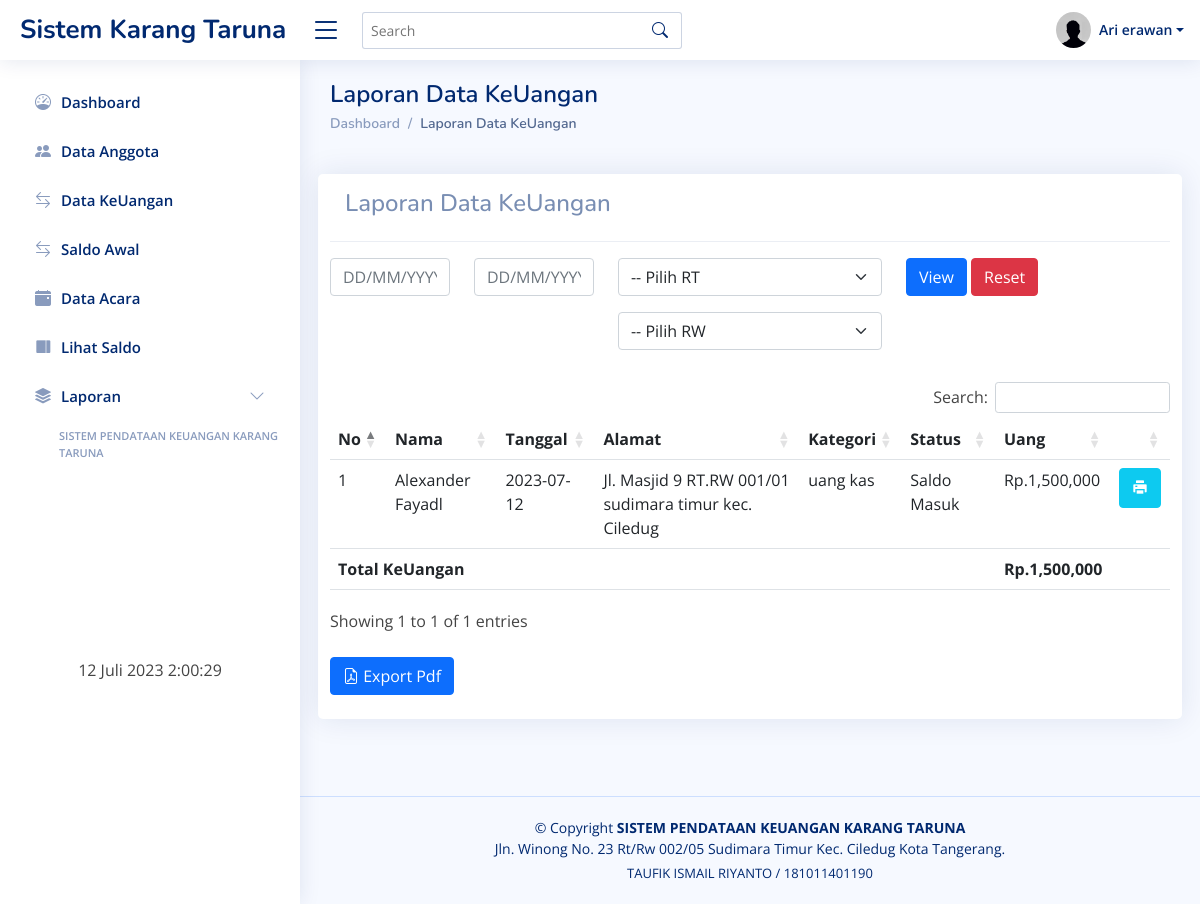
The app's page /admin/index.php?url=lap_keuangan (signed in) with its own data.
### tables this page shows
CREATE TABLE `users` (
  `id_user` int(11) NOT NULL,
  `recid` enum('0','1') NOT NULL,
  `nama` varchar(30) NOT NULL,
  `rt` int(4) NOT NULL,
  `rw` int(4) NOT NULL,
  `alamat` text NOT NULL,
  `tgl_lahir` varchar(20) NOT NULL,
  `pekerjaan` varchar(40) NOT NULL,
  `no_telp` varchar(15) NOT NULL,
  `status` enum('aktif','tidak aktif') NOT NULL,
  `usertype` enum('ketua','wakil','anggota') NOT NULL,
  `username` varchar(30) NOT NULL,
  `password` varchar(200) NOT NULL,
  `level` enum('admin','anggota') NOT NULL
);

CREATE TABLE `trx` (
  `id_trx` int(11) NOT NULL,
  `id_user` int(11) NOT NULL,
  `jml_trx` varchar(255) NOT NULL,
  `keterangan` varchar(255) NOT NULL,
  `status_trx` varchar(255) NOT NULL,
  `tgl` date NOT NULL
);

CREATE TABLE `acara` (
  `id_acara` int(11) NOT NULL,
  `id_trx` int(11) NOT NULL,
  `nama_acara` varchar(255) NOT NULL,
  `tempat_acara` varchar(255) NOT NULL
);

### config/getbln.php (called while the page is built, shortened)
<?php
function  getStatus($status){
	if ($status == "saldo_keluar"){
		return  "Saldo Keluar";
    }
		else if($status == "saldo_masuk"){
		return  "Saldo Masuk";
	}
}
?>

### admin/lap_keuangan.php (the view, shortened to what this page needs)
<!DOCTYPE html>
<html>
<head>
</head>
<body>
     <div class="container">
          <div class="pagetitle">
               <h1 class="mb-1">Laporan Data KeUangan</h1>
               <nav>
                    <ol class="breadcrumb">
                         <li class="breadcrumb-item"><a href="?url=dashboard">Dashboard</a></li>
                         <li class="breadcrumb-item active">Laporan Data KeUangan</li>
                    </ol>
               </nav>
          </div>
          <div class="row">
               <div id="data" class="card mt-4">
                    <div class="card-header">
                         <h4>Laporan Data KeUangan</h4>
                    </div>
                    <div class="col-md-12 mt-3">
                         <form method="POST" class="form-inline">
                              <div class="row">
                                   <div class="col-md-2">
                                        <input id="datepicker" type="text" name="tgl_mulai" class="form-control mb-2"
                                             placeholder="DD/MM/YYYY">
                                   </div>
                                   <div class="col-md-2">
                                        <input id="datepicker2" type="text" name="tgl_selesai"
                                             class="form-control ml-3 mb-2" placeholder="DD/MM/YYYY">
                                   </div>
                                   <div class="col-md-4">
                                        <select name="rt" class="form-select mb-3 mb-2">
                                             <option value="">-- Pilih RT</option>
                                        </select>
                                        <select name="rw" class="form-select mb-2">
                                             <option value="">-- Pilih RW</option>
                                        </select>
                                   </div>
                                   <div class="col-md-4">
                                        <button type="submit" name="filter" class="btn btn-primary ml-3">View</button>
                                        <button type="reset" class="btn btn-danger ml-3"> Reset</button>
                                   </div>
                         </form>
                    </div>
               </div>
               <br>
               <table id="example" class="table table-hover">
                    <thead>
                         <tr>
                              <th>No</th>
                              <th>Nama</th>
                              <th>Tanggal</th>
                              <th>Alamat</th>
                              <th>Kategori</th>
                              <th>Status</th>
                              <th>Uang</th>
                              <th></th>
                         </tr>
                    </thead>
                    <tbody>
                         <?php
						require '../config/config.php';
                              include '../config/getbln.php';
                              $bulan =  date('m', strtotime(date('Y-m-d')));
						if(isset($_POST['filter'])){
							$mulai = $_POST['tgl_mulai'];
							$selesai = $_POST['tgl_selesai'];
                                   print_r($_POST);
							if ($mulai!=null || $selesai!=null ) {
                              $sql=mysqli_query($koneksi,"select * from trx inner join users on users.id_user = trx.id_user
                                   inner join acara on acara.id_trx = trx.id_trx and  tgl between '$mulai' and '$selesai'  order by tgl desc");
                                   $sql2 = mysqli_query($koneksi, "select sum(jml_trx) as total from trx where keterangan='saldo_masuk' and  tgl between '$mulai' and '$selesai' ");
                                   $sql3 = mysqli_query($koneksi, "select sum(jml_trx) as total from trx where keterangan='saldo_keluar' and  tgl between '$mulai' and '$selesai' ");
							} else {
								$sql=mysqli_query($koneksi,"select * from trx order by tgl desc");
							}
						} else {
							$sql=mysqli_query($koneksi,"select * from trx inner join users on users.id_user = trx.id_user
                                   inner join acara on acara.id_trx = trx.id_trx and month(trx.tgl)='$bulan' order by tgl desc");
                                   $sql2 = mysqli_query($koneksi, "select sum(jml_trx) as total from trx where keterangan='saldo_masuk' and month(trx.tgl)='$bulan'");
                                   $sql3 = mysqli_query($koneksi, "select sum(jml_trx) as total from trx where keterangan='saldo_keluar' and month(trx.tgl)='$bulan'");
						}
						$no=1;
						$total = 0;
						while ($data=mysqli_fetch_array($sql)) {
                                   while ($datas=mysqli_fetch_array($sql2)) {
                                        while ($data2=mysqli_fetch_array($sql3)) {
                                             $total = $datas['total']-$data2['total'];
                                        }
                                   }
							?>
                         <tr>
                              <td><?= $no++; ?></td>
                              <td><?= $data['nama']; ?></td>
                              <td><?= $data['tgl']; ?></td>
                              <td><?= $data['alamat']; ?></td>
                              <td><?= $data['nama_acara']; ?></td>
                              <td>
                                   <?= getStatus($data['keterangan']); ?>
                              </td>
                              <td>Rp.<?= number_format($data['jml_trx']); ?></td>
                              <td>
                                   <a href="lap_keuangan_pdf.php?id=<?php echo $data['id']; ?>&&nm=<?php echo $data['nama'];?>"
                                        class="btn btn-info btn-icon-split" target="_blank">
                                        <span class="icon text-white">
                                             <i class="ri-printer-fill"></i>
                                        </span>
                                   </a>
                              </td>
                         </tr>
                         <?php } ?>
                    </tbody>
                    <tfoot>
                         <tr>
                              <th colspan="6">Total KeUangan</th>
                              <th>Rp.<?= number_format($total); ?></th>
                              <th></th>
                         </tr>
                    </tfoot>
               </table>
               <br>
               <div class="row">
                    <div class="col-lg-6">
                         <a href="lap_keuangan_pdf2.php?tgl_mulai=<?php echo $_POST['tgl_mulai']; ?>&&tgl_selesai=<?php echo $_POST['tgl_selesai']; ?>&&rt=<?php echo $_POST['rt']; ?>&&rw=<?php echo $_POST['rw']; ?>"
                              target="_blank" class="btn btn-primary">
                              <i class="bi bi-file-earmark-pdf"></i>
                              <span class="text">Export Pdf</span>
                         </a>
                    </div>
               </div><br>
          </div>
     </div>
     </div>
</body>
</html>

### admin/index.php (shortened to what this page needs)
<!DOCTYPE html>
<html lang="en">
<head>
     <link href="../assets/css/bootstrap.min.css" rel="stylesheet">
     <link href="../assets/css/bootstrap-icons.css" rel="stylesheet">
     <link href="../assets/css/boxicons.min.css" rel="stylesheet">
     <link href="../assets/css/quill.snow.css" rel="stylesheet">
     <link href="../assets/css/quill.bubble.css" rel="stylesheet">
     <link href="../assets/css/remixicon.css" rel="stylesheet">
     <link rel="stylesheet" href="../assets/jquery-ui.css">
     <link href="../assets/css/style.css" rel="stylesheet">
     <link href="../assets/datatables/dataTables.bootstrap4.min.css" rel="stylesheet">
</head>
<body>
     <header id="header" class="header fixed-top d-flex align-items-center">
          <div class="d-flex align-items-center justify-content-between"> <a href="index.html"
                    class="logo d-flex align-items-center"> <span class="d-none d-lg-block">Sistem Karang Taruna</span>
               </a> <i class="bi bi-list toggle-sidebar-btn"></i></div>
          <div class="search-bar">
               <form class="search-form d-flex align-items-center" method="POST" action="#"> <input type="text"
                         name="query" placeholder="Search" title="Enter search keyword"> <button type="submit"
                         title="Search"><i class="bi bi-search"></i></button></form>
          </div>
          <nav class="header-nav ms-auto">
               <ul class="d-flex align-items-center">
                    <li class="nav-item dropdown pe-3">
                         <?php
             require '../config/config.php';
             $sql = mysqli_query($koneksi, "select * from users where id_user='$_SESSION[id]'");
             while ($data = mysqli_fetch_array($sql)) {
               ?>
                         <a class="nav-link nav-profile d-flex align-items-center pe-0" href="#"
                              data-bs-toggle="dropdown"> <img src="../assets/img/profile-img.png" alt="Profile"
                                   class="rounded-circle"> <span
                                   class="d-none d-md-block dropdown-toggle ps-2"><?php echo $data['nama']; ?></span>
                         </a>
                              <?php } ?>
                    </li>
               </ul>
          </nav>
     </header>
     <aside id="sidebar" class="sidebar">
          <ul class="sidebar-nav" id="sidebar-nav">
               <li class="nav-item"> <a class="nav-link collapsed" href="?url=dashboard">
                         <i class="bi bi-speedometer"></i>
                         <span>Dashboard</span> </a></li>
               <li class="nav-item">
                    <a class="nav-link collapsed" href="?url=data_anggota">
                         <i class="bi bi-people-fill"></i>
                         </i><span>Data Anggota</span>
                    </a>
               </li>
               <li class="nav-item">
                    <a class="nav-link collapsed" href="?url=index_keuangan">
                         <i class="bi bi-arrow-left-right"></i>
                         </i><span>Data KeUangan</span>
                    </a>
               <li class="nav-item">
                    <a class="nav-link collapsed" href="?url=saldo_awal">
                         <i class="bi bi-arrow-left-right"></i>
                         </i><span>Saldo Awal</span>
                    </a>
               </li>
               <li class="nav-item">
                    <a class="nav-link collapsed" href="?url=list_acara">
                         <i class="bi bi-calendar-event-fill"></i>
                         </i><span>Data Acara</span>
                    </a>
               </li>
               <li class="nav-item">
                    <a class="nav-link collapsed" href="?url=cek_saldo">
                         <i class="ri-layout-right-fill"></i>
                         </i><span>Lihat Saldo</span>
                    </a>
               </li>
               <li class="nav-item">
                    <a class="nav-link collapsed" data-bs-target="#components-nav" data-bs-toggle="collapse" href="#"><i
                              class="bi bi-stack"></i><span>Laporan</span><i class="bi bi-chevron-down ms-auto"></i>
                    </a>
               </li>
               <li class="nav-heading ps-4">SISTEM PENDATAAN KEUANGAN KARANG TARUNA</li>
               <br><br><br><br>
               <br><br><br><br>
               <div class="row text-center">
                    <?php
   function tgl_indo($tanggal){
    $bulan = array (
      1 =>   'Januari',
      'Februari',
      'Maret',
      'April',
      'Mei',
      'Juni',
      'Juli',
      'Agustus',
      'September',
      'Oktober',
      'November',
      'Desember'
   );
    $pecahkan = explode('-', $tanggal);
    return $pecahkan[2] . ' ' . $bulan[ (int)$pecahkan[1] ] . ' ' . $pecahkan[0];
 }
 ?>
                    <p><?php echo tgl_indo(date('Y-m-d')); ?> <span style="font-size:17" id="jam"></span></p>
               </div>
          </ul>
     </aside>
     <main id="main" class="main">
          <section class="section">
               <div class="row">
                    <?php include 'link.php' ?>
     <footer id="footer" class="footer">
          <div class="copyright"> &copy; Copyright <strong><span>SISTEM PENDATAAN KEUANGAN KARANG
                         TARUNA</span></strong><br>Jln. Winong No. 23 Rt/Rw 002/05 Sudimara Timur Kec. Ciledug Kota
               Tangerang.</div>
          <div class="credits">TAUFIK ISMAIL RIYANTO / 181011401190</div>
     </footer>
</body>
</html>

### records on screen
users: nama "Ari erawan"
trx: id_user.nama "Alexander Fayadl", tgl "2023-07-12", id_user.alamat "Jl. Masjid 9 RT.RW 001/01 sudimara timur kec. Ciledug", acara.nama_acara "uang kas", keterangan "Saldo Masuk", jml_trx "1,500,000"

### other values on screen
$total "1,500,000"
